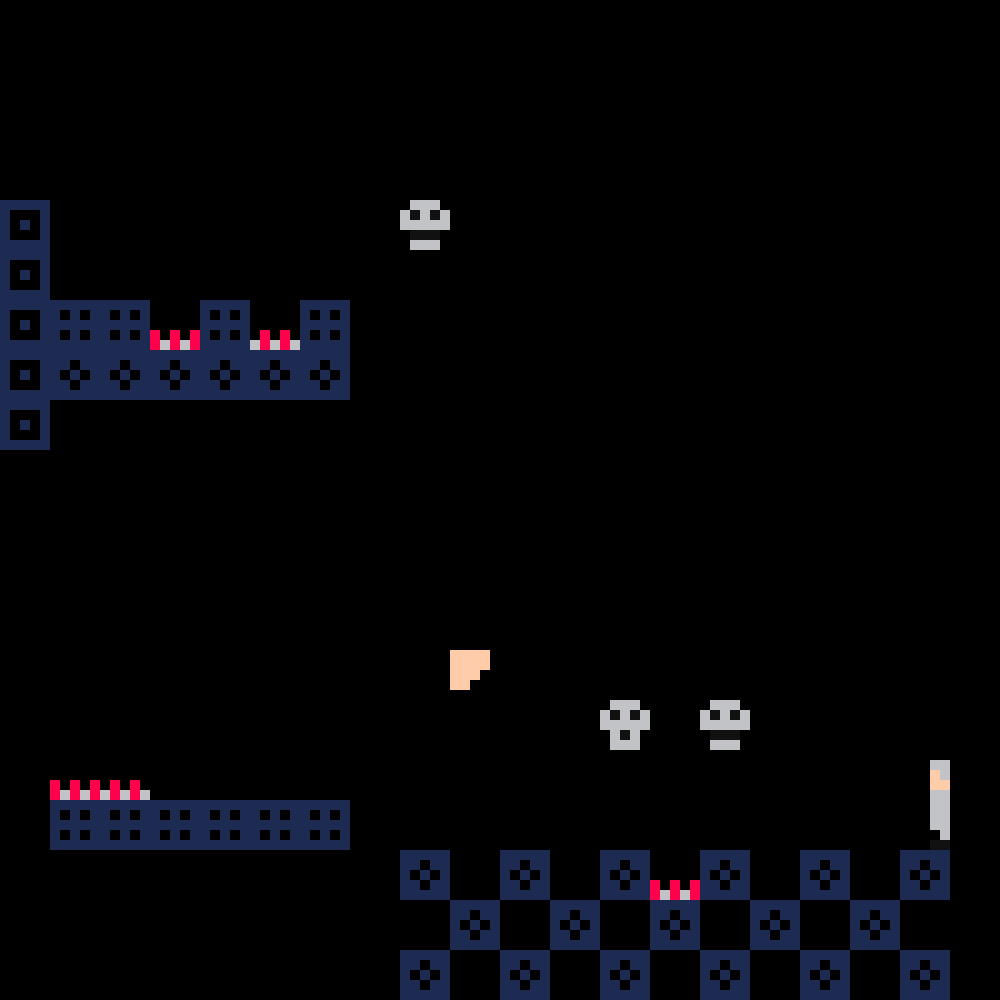

This game map was drawn from its Tiled (.tmx) file and the tilesets committed beside it. A one-line description and the full map source follow:
An orthogonal 20x20 tile map with 50x50 px tiles, 2 tile layers (layer1, enemies).

<map version="1.0" orientation="orthogonal" width="20" height="20" tilewidth="50" tileheight="50">
 <tileset firstgid="1" name="tiles" tilewidth="50" tileheight="50">
  <image source="../img/tiles.png" width="150" height="600" />
 </tileset>
 <layer name="layer1" width="20" height="20">
  <data encoding="csv">
0,0,0,0,0,0,0,0,0,0,0,0,0,0,0,0,0,0,0,0,
0,0,0,0,0,0,0,0,0,0,0,0,0,0,0,0,0,0,0,0,
0,0,0,0,0,0,0,0,0,0,0,0,0,0,0,0,0,0,0,0,
0,0,0,0,0,0,0,0,0,0,0,0,0,0,0,0,0,0,0,0,
7,0,0,0,0,0,0,0,0,0,0,0,0,0,0,0,0,0,0,0,
7,0,0,0,0,0,0,0,0,0,0,0,0,0,0,0,0,0,0,0,
7,0,8,0,8,0,8,0,0,0,0,0,0,0,0,0,0,0,0,0,
7,9,9,9,9,9,9,0,0,0,0,0,0,0,0,0,0,0,0,0,
7,0,0,0,0,0,0,0,0,0,0,0,0,0,0,0,0,0,0,0,
0,0,0,0,0,0,0,0,0,0,0,0,0,0,0,0,0,0,0,0,
0,0,0,0,0,0,0,0,0,0,0,0,0,0,0,0,0,0,0,0,
0,0,0,0,0,0,0,0,0,0,0,0,0,0,0,0,0,0,0,0,
0,0,0,0,0,0,0,0,0,0,0,0,0,0,0,0,0,0,0,0,
0,0,0,0,0,0,0,0,0,24,0,0,0,0,0,0,0,0,0,0,
0,0,0,0,0,0,0,0,0,0,0,0,22,0,23,0,0,0,0,0,
0,25,26,0,0,0,0,0,0,0,0,0,0,0,0,0,0,0,28,0,
0,8,8,8,8,8,8,0,0,0,0,0,0,0,0,0,0,0,31,0,
0,0,0,0,0,0,0,0,9,0,9,0,9,25,9,0,9,0,9,0,
0,0,0,0,0,0,0,0,0,9,0,9,0,9,0,9,0,9,0,0,
0,0,0,0,0,0,0,0,9,0,9,0,9,0,9,0,9,0,9,0
</data>
 </layer>
 <layer name="enemies" width="20" height="20">
  <data encoding="csv">
0,0,0,0,0,0,0,0,0,0,0,0,0,0,0,0,0,0,0,0,
0,0,0,0,0,0,0,0,0,0,0,0,0,0,0,0,0,0,0,0,
0,0,0,0,0,0,0,0,0,0,0,0,0,0,0,0,0,0,0,0,
0,0,0,0,0,0,0,0,0,0,0,0,0,0,0,0,0,0,0,0,
0,0,0,0,0,0,0,0,23,0,0,0,0,0,0,0,0,0,0,0,
0,0,0,0,0,0,0,0,0,0,0,0,0,0,0,0,0,0,0,0,
0,8,0,25,0,26,0,0,0,0,0,0,0,0,0,0,0,0,0,0,
0,0,0,0,0,0,0,0,0,0,0,0,0,0,0,0,0,0,0,0,
0,0,0,0,0,0,0,0,0,0,0,0,0,0,0,0,0,0,0,0,
0,0,0,0,0,0,0,0,0,0,0,0,0,0,0,0,0,0,0,0,
0,0,0,0,0,0,0,0,0,0,0,0,0,0,0,0,0,0,0,0,
0,0,0,0,0,0,0,0,0,0,0,0,0,0,0,0,0,0,0,0,
0,0,0,0,0,0,0,0,0,0,0,0,0,0,0,0,0,0,0,0,
0,0,0,0,0,0,0,0,0,0,0,0,0,0,0,0,0,0,0,0,
0,0,0,0,0,0,0,0,0,0,0,0,0,0,0,0,0,0,0,0,
0,0,0,0,0,0,0,0,0,0,0,0,0,0,0,0,0,0,0,0,
0,0,0,0,0,0,0,0,0,0,0,0,0,0,0,0,0,0,0,0,
0,0,0,0,0,0,0,0,0,0,0,0,0,0,0,0,0,0,0,0,
0,0,0,0,0,0,0,0,0,0,0,0,0,0,0,0,0,0,0,0,
0,0,0,0,0,0,0,0,0,0,0,0,0,0,0,0,0,0,0,0
</data>
 </layer>
</map>